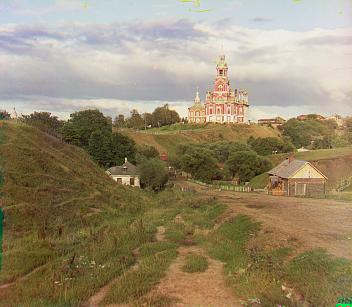
#> input picture Proj_1 copy/code/result_cathedral.jpg, 352 x 307 px, given as the content of the folder /Users/yuxuancai/cs180/cs180/Proj_1/code/img, which was not available
$ python main.py
#> lines starting #> are read from the running program, lines starting #| are printed output that depends on the picture; pictures that were not available may be replaced by others from this repository, and a replacement may not be noted
import numpy as np
import skimage.io as skio
import skimage
from skimage import transform, color, filters
import matplotlib.pyplot as plt
import sys
import os
import glob

def load_and_split_image(imgname):
    img = skio.imread(imgname)
    img = skimage.img_as_float(img)
    # 3d colored to 2d grayscale
    if len(img.shape) == 3:
        img = skimage.color.rgb2gray(img)
    height = img.shape[0] // 3
    # bgr each 1/3
    b = img[:height, :]
    g = img[height:2*height, :]
    r = img[2*height:3*height, :]
    return b, g, r

def crop_borders(img, border_percent=0.1):
    # avoid misalignment at the edges
    h, w = img.shape
    h_crop = int(h * border_percent)
    w_crop = int(w * border_percent)
    return img[h_crop:h-h_crop, w_crop:w-w_crop]

def shift_img_noncircular(img, dx, dy):
    """Shift image by (dx, dy) with zero padding. dx = cols (x), dy = rows (y)."""
    h, w = img.shape
    shifted = np.zeros_like(img)
    # Compute valid slice ranges
    x_start_src = max(0, -dx)
    x_end_src = min(w, w - dx)
    y_start_src = max(0, -dy)
    y_end_src = min(h, h - dy)
    x_start_dst = max(0, dx)
    x_end_dst = min(w, w + dx)
    y_start_dst = max(0, dy)
    y_end_dst = min(h, h + dy)
    shifted[y_start_dst:y_end_dst, x_start_dst:x_end_dst] = img[y_start_src:y_end_src, x_start_src:x_end_src]
    return shifted

def preprocess_for_alignment(img, use_edges=True):
    """Optional: Sobel edges + normalize (zero-mean, unit-var) for robustness to brightness."""
    if use_edges:
        img = filters.sobel(img)
    mu = np.mean(img)
    sigma = np.std(img) + 1e-8 # avoid div0
    return (img - mu) / sigma

def compute_ncc(img1, img2):
    """normalized cross correlation - higher is better"""
    # flatten to 1d arrays
    img1_flat = img1.flatten()
    img2_flat = img2.flatten()
    # normalize by magnitude to make it brightness invariant
    norm1 = np.linalg.norm(img1_flat)
    norm2 = np.linalg.norm(img2_flat)
    if norm1 == 0 or norm2 == 0:
        return 0
    img1_norm = img1_flat / norm1
    img2_norm = img2_flat / norm2
    return np.dot(img1_norm, img2_norm)

def compute_ssd(img1, img2):
    """sum of squared differences - lower is better"""
    return np.sum((img1 - img2) ** 2)

def find_best_alignment(cropped_ref, src, max_shift, metric, use_edges=True):
    """Search best (dx, dy) where dx = x shift, dy = y shift."""
    if metric == 'ncc':
        best_score = -float('inf')
        is_better = lambda new, best: new > best
    else: # ssd
        best_score = float('inf')
        is_better = lambda new, best: new < best
    best_dx, best_dy = 0, 0
    ref_pre = preprocess_for_alignment(cropped_ref, use_edges)

    for dy in range(-max_shift, max_shift + 1): # y shift (rows)
        for dx in range(-max_shift, max_shift + 1): # x shift (cols)
            shifted_full = shift_img_noncircular(src, dx, dy)
            shifted_cropped = crop_borders(shifted_full)
            shifted_pre = preprocess_for_alignment(shifted_cropped, use_edges)
            score = compute_ncc(ref_pre, shifted_pre) if metric == 'ncc' else compute_ssd(ref_pre, shifted_pre)

            if is_better(score, best_score):
                best_score = score
                best_dx, best_dy = dx, dy

    return best_dx, best_dy, best_score

def align_single_scale(src, ref, max_shift=15, metric='ncc', use_edges=True):
    """Single-scale alignment using brute-force search (returns dx, dy)."""
    cropped_ref = crop_borders(ref)
    best_dx, best_dy, best_score = find_best_alignment(cropped_ref, src, max_shift, metric, use_edges)
    aligned = shift_img_noncircular(src, best_dx, best_dy)
    return aligned, (best_dx, best_dy), best_score

def build_pyramid(img, levels):
    """create image pyramid by downsampling"""
    pyramid = [img] # start with original
    # downsample by 2x each level
    for level in range(levels - 1):
        img_small = transform.rescale(pyramid[-1], 0.5, anti_aliasing=True, channel_axis=None)
        pyramid.append(img_small)
    return pyramid

def align_pyramid(src, ref, max_levels=4, max_shift_base=50, metric='ncc', use_edges=True):
    src_pyramid = build_pyramid(src, max_levels)
    ref_pyramid = build_pyramid(ref, max_levels)
    total_dx, total_dy = 0, 0
    for level in range(max_levels - 1, -1, -1):
        src_level = src_pyramid[level]
        ref_level = ref_pyramid[level]

        if level == max_levels - 1:
            max_shift = max_shift_base
            current_dx, current_dy = 0, 0
        else:
            max_shift = 2
            scale = 2
            current_dx, current_dy = total_dx * scale, total_dy * scale

        src_level = shift_img_noncircular(src_level, current_dx, current_dy)
        aligned_level, (dx, dy), _ = align_single_scale(src_level, ref_level, max_shift, metric, use_edges)

        if level == max_levels - 1:
            total_dx, total_dy = dx, dy
        else:
            total_dx = total_dx * 2 + dx
            total_dy = total_dy * 2 + dy

    aligned = shift_img_noncircular(src, total_dx, total_dy)
    return aligned, (total_dx, total_dy)

def auto_crop_borders(img):
    """crop borders automatically - just remove 5% from each side"""
    if len(img.shape) == 3:
        h, w = img.shape[:2]
    else:
        h, w = img.shape
    crop_top = crop_bottom = int(h * 0.05)
    crop_left = crop_right = int(w * 0.05)
    if len(img.shape) == 3:
        return img[crop_top:h-crop_bottom, crop_left:w-crop_right, :]
    return img[crop_top:h-crop_bottom, crop_left:w-crop_right]

def auto_contrast(img):
    """stretch contrast to use full 0-1 range"""
    img_min = np.min(img)
    img_max = np.max(img)
    if img_max > img_min:
        img_contrasted = (img - img_min) / (img_max - img_min)
    else:
        img_contrasted = img # avoid div by zero
    return np.clip(img_contrasted, 0, 1)

def combine_channels(r, g, b):
    """stack channels in rgb order"""
    return np.dstack([r, g, b])

def should_use_pyramid(img_shape, threshold=500):
    """decide if image is big enough to need pyramid"""
    return max(img_shape) > threshold

def process_image(imgname, use_pyramid=None, show_result=False, metric='ncc', use_edges=True):
    """main pipeline - load, align, combine, save"""
    print(f"Processing {imgname}...")

    # load and split
    b, g, r = load_and_split_image(imgname)
#> in load_and_split_image, img is the input picture: shape (307, 352, 3); mean R, G, B 151.8, 137.9, 110.6

    if use_pyramid is None:
        use_pyramid = should_use_pyramid(b.shape)
#> use_pyramid = False
    print(f"Image size: {b.shape}, Using pyramid: {use_pyramid}, Metric: {metric}, Edges: {use_edges}")
#| Image size: (102, 352), Using pyramid: False, Metric: ncc, Edges: True

    # align channels to blue
    if use_pyramid:
        aligned_g, g_shift = align_pyramid(g, b, metric=metric, use_edges=use_edges)
        aligned_r, r_shift = align_pyramid(r, b, metric=metric, use_edges=use_edges)
    else:
        aligned_g, g_shift, _ = align_single_scale(g, b, metric=metric, use_edges=use_edges)
#> in preprocess_for_alignment, `mu = np.mean(img)`: mu = 0.0158
#> in preprocess_for_alignment, `sigma = np.std(img) + 1e-8`: sigma = 0.0208
#> the loop in find_best_alignment, `for dy in range(-max_shift, max_shift + 1):` made 31 passes
#> pass 1, in preprocess_for_alignment (call 5), `img = filters.sobel(img)`:
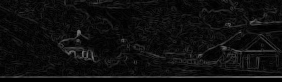
#> img: shape (82, 282) float64; min 0, max 0.464, mean 0.0585
#> after the loop in find_best_alignment, `for dy in range(-max_shift, max_shift + 1):`:
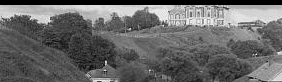
#> shifted_cropped: shape (82, 282) float64; min 0, max 0.994, mean 0.407
#> after the loop in find_best_alignment, `for dy in range(-max_shift, max_shift + 1):`:
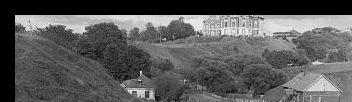
#> shifted_full: shape (102, 352) float64; min 0, max 0.994, mean 0.358
        aligned_r, r_shift, _ = align_single_scale(r, b, metric=metric, use_edges=use_edges)
#> call 2 of find_best_alignment, with max_shift = 15, metric = 'ncc', use_edges = True
#> after the loop in find_best_alignment (call 2), `for dy in range(-max_shift, max_shift + 1):`:
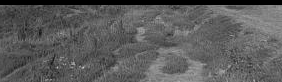
#> shifted_cropped: shape (82, 282) float64; min 0, max 0.811, mean 0.361
#> after the loop in find_best_alignment (call 2), `for dy in range(-max_shift, max_shift + 1):`:
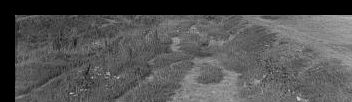
#> shifted_full: shape (102, 352) float64; min 0, max 0.811, mean 0.323

    # Print offsets like the example
    print(f"G:{g_shift}, R:{r_shift}")
#| G:(-10, -11), R:(3, -11)

    # combine into rgb image
    img_out = combine_channels(aligned_r, aligned_g, b)
#> in combine_channels, `return np.dstack([r, g, b])`:
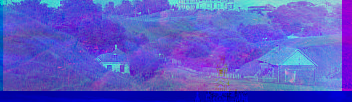
#> returned value: shape (102, 352, 3) float64; mean of channels 0, 1, 2 0.356, 0.35, 0.792; drawn as R, G, B

    # post processing
    img_out = auto_crop_borders(img_out)
    img_out = auto_contrast(img_out)

    # save result
    output_name = f"result_{imgname.split('/')[-1].split('.')[0]}.jpg" # Ensure image is in correct format for saving
    img_out_save = np.clip(img_out, 0, 1) # Clip to valid range
    img_out_save = (img_out_save * 255).astype(np.uint8) # Convert to uint8
    skio.imsave(output_name, img_out_save)
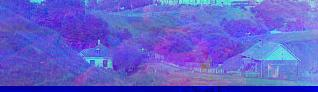
#> saved as result_result_cathedral.jpg: shape (92, 318, 3); mean R, G, B 96.8, 95, 206.5
    print(f"Saved result to {output_name}")

    return img_out, g_shift, r_shift

if __name__ == "__main__":
    metric = 'ncc' # Or 'ssd'
    use_edges = True
    use_pyramid = None

    # data directory (contains input images)
    data_dir = '/Users/yuxuancai/cs180/cs180/Proj_1/code/img'

    # Modes:
    # 1) python main.py "<image_path>" -> process single image
    # 2) python main.py all -> process all jpg/tif in data_dir
    # 3) python main.py -> default to batch in data_dir

    def list_images_in_dir(directory: str):
        patterns = ["*.jpg", "*.jpeg", "*.tif", "*.tiff", "*.png"]
        files = []
        for pattern in patterns:
            files.extend(glob.glob(os.path.join(directory, pattern)))
        # Sort for deterministic order
        return sorted(files)

    # Determine mode based on CLI args
    if len(sys.argv) > 1:
        arg = sys.argv[1]
        if arg.lower() == 'all':
            image_list = list_images_in_dir(data_dir)
        else:
            image_list = [arg]
    else:
        # No args: process all images in data_dir
        image_list = list_images_in_dir(data_dir)

    if not image_list:
        print(f"No images found to process in: {data_dir}")
        sys.exit(1)

    print(f"Found {len(image_list)} image(s) to process.")
    for imgname in image_list:
        try:
            process_image(imgname, use_pyramid=use_pyramid, metric=metric, use_edges=use_edges)
        except Exception as e:
            print(f"Failed to process {imgname}: {str(e)}", file=sys.stderr)
